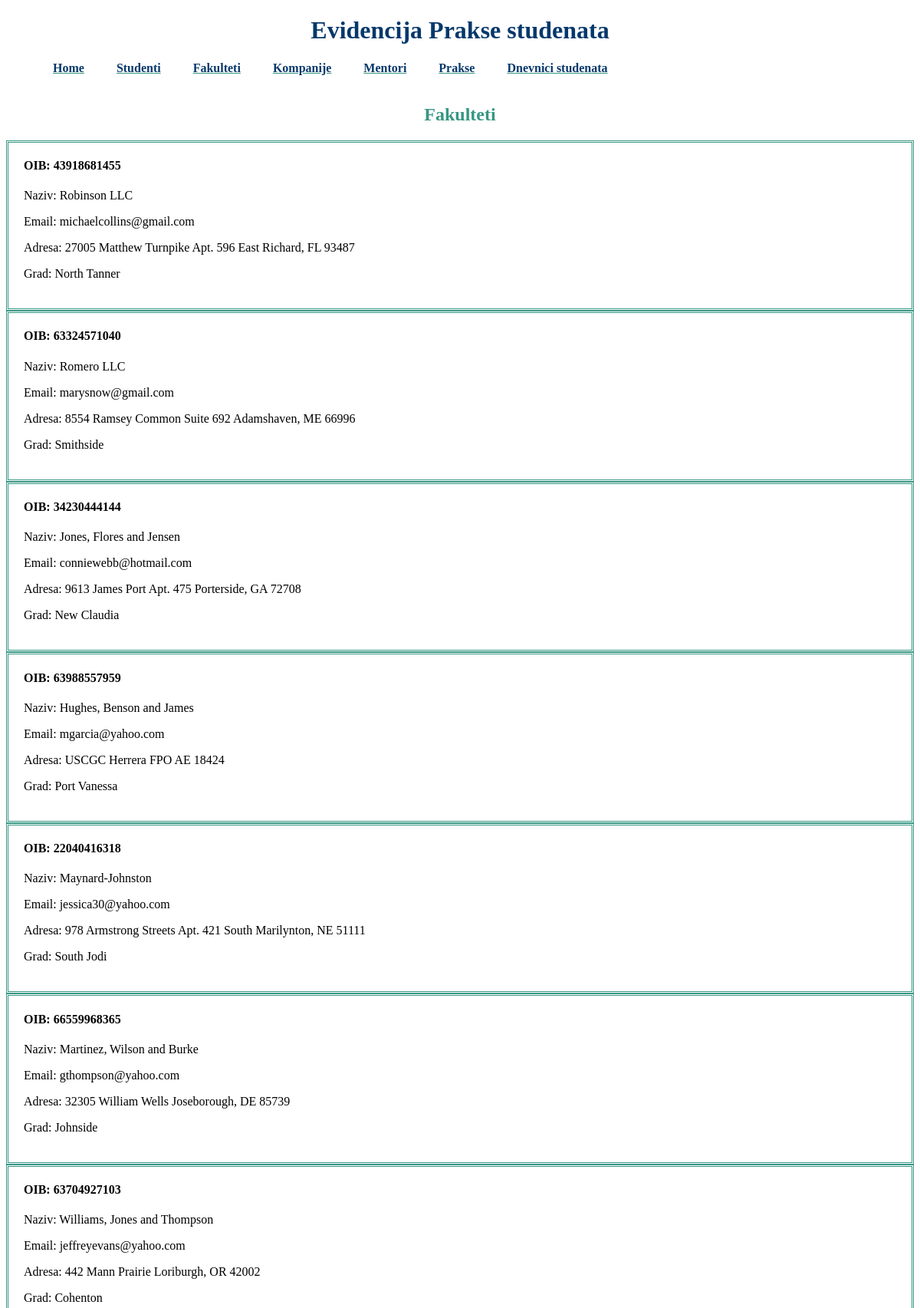
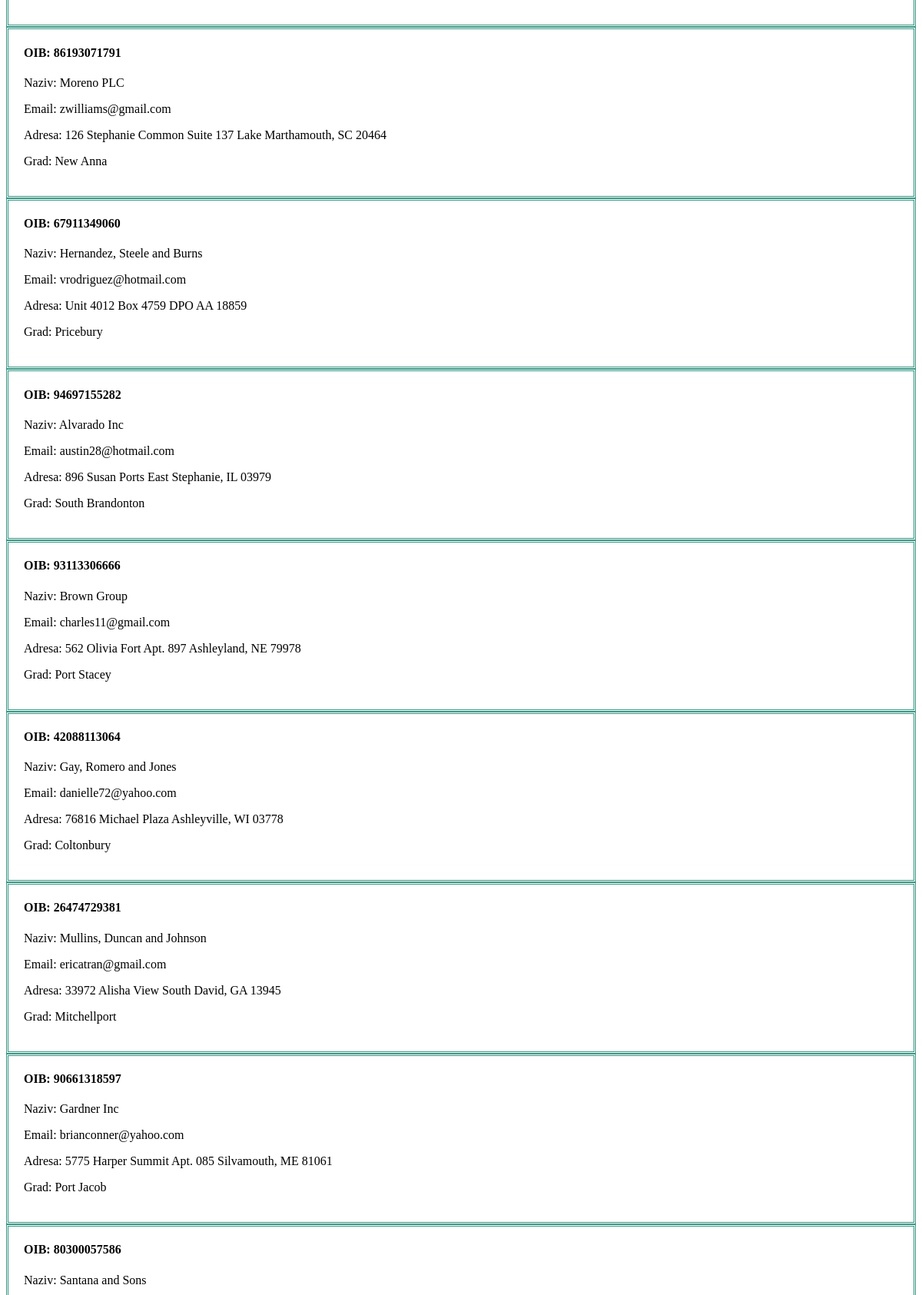
/fakulteti (upper part), run on the app's committed database (2 pictures, top to bottom).
### main/models.py (models this page shows, shortened)
class Fakultet(models.Model):
    fakultet_OIB=models.CharField(max_length=11, primary_key=True, validators=[MinLengthValidator(11)])
    fakultet_naziv=models.CharField(max_length=100)
    fakultet_email=models.EmailField()
    fakultet_adresa=models.CharField(max_length=50)
    fakultet_grad=models.CharField(max_length=50)

### main/views.py (the view)
# urls.py: path('fakulteti', FakultetList.as_view()),
class FakultetList(ListView):
    model=Fakultet

### main/templates/main/fakultet_list.html
{% extends "base_generic.html" %}
{% block content %}
<br><br>
<h2>Fakulteti</h2>
{% for fakultet in fakultet_list %}
    <div class="fakultet">
        <h4>OIB: {{fakultet.fakultet_OIB}}</h4>
        <p>Naziv: {{fakultet.fakultet_naziv}}</p>
        <p>Email: {{fakultet.fakultet_email}}</p>
        <p>Adresa: {{fakultet.fakultet_adresa}}</p>
        <p>Grad: {{fakultet.fakultet_grad}}</p>
    </div>
{% endfor %}
{% endblock %}

### main/static/style.css (style rules this page uses)
h2 { text-align: center; color:#379683; }
.fakultet { border-color: #379683; border-style: double; padding-left: 20px; padding-right: 20px; padding-bottom: 20px; }

### data on the page
Fakultet: fakultet_OIB "43918681455", fakultet_naziv "Robinson LLC", fakultet_email "michaelcollins@gmail.com", fakultet_adresa "27005 Matthew Turnpike Apt. 596 East Richard, FL 93487", fakultet_grad "North Tanner"
Fakultet: fakultet_OIB "63324571040", fakultet_naziv "Romero LLC", fakultet_email "marysnow@gmail.com", fakultet_adresa "8554 Ramsey Common Suite 692 Adamshaven, ME 66996", fakultet_grad "Smithside"
Fakultet: fakultet_OIB "34230444144", fakultet_naziv "Jones, Flores and Jensen", fakultet_email "conniewebb@hotmail.com", fakultet_adresa "9613 James Port Apt. 475 Porterside, GA 72708", fakultet_grad "New Claudia"
Fakultet: fakultet_OIB "63988557959", fakultet_naziv "Hughes, Benson and James", fakultet_email "mgarcia@yahoo.com", fakultet_adresa "USCGC Herrera FPO AE 18424", fakultet_grad "Port Vanessa"
Fakultet: fakultet_OIB "22040416318", fakultet_naziv "Maynard-Johnston", fakultet_email "jessica30@yahoo.com", fakultet_adresa "978 Armstrong Streets Apt. 421 South Marilynton, NE 51111", fakultet_grad "South Jodi"
Fakultet: fakultet_OIB "66559968365", fakultet_naziv "Martinez, Wilson and Burke", fakultet_email "gthompson@yahoo.com", fakultet_adresa "32305 William Wells Joseborough, DE 85739", fakultet_grad "Johnside"
Fakultet: fakultet_OIB "63704927103", fakultet_naziv "Williams, Jones and Thompson", fakultet_email "jeffreyevans@yahoo.com", fakultet_adresa "442 Mann Prairie Loriburgh, OR 42002", fakultet_grad "Cohenton"
Fakultet: fakultet_OIB "86193071791", fakultet_naziv "Moreno PLC", fakultet_email "zwilliams@gmail.com", fakultet_adresa "126 Stephanie Common Suite 137 Lake Marthamouth, SC 20464", fakultet_grad "New Anna"
Fakultet: fakultet_OIB "67911349060", fakultet_naziv "Hernandez, Steele and Burns", fakultet_email "vrodriguez@hotmail.com", fakultet_adresa "Unit 4012 Box 4759 DPO AA 18859", fakultet_grad "Pricebury"
Fakultet: fakultet_OIB "94697155282", fakultet_naziv "Alvarado Inc", fakultet_email "austin28@hotmail.com", fakultet_adresa "896 Susan Ports East Stephanie, IL 03979", fakultet_grad "South Brandonton"
Fakultet: fakultet_OIB "93113306666", fakultet_naziv "Brown Group", fakultet_email "charles11@gmail.com", fakultet_adresa "562 Olivia Fort Apt. 897 Ashleyland, NE 79978", fakultet_grad "Port Stacey"
Fakultet: fakultet_OIB "42088113064", fakultet_naziv "Gay, Romero and Jones", fakultet_email "danielle72@yahoo.com", fakultet_adresa "76816 Michael Plaza Ashleyville, WI 03778", fakultet_grad "Coltonbury"
Fakultet: fakultet_OIB "26474729381", fakultet_naziv "Mullins, Duncan and Johnson", fakultet_email "ericatran@gmail.com", fakultet_adresa "33972 Alisha View South David, GA 13945", fakultet_grad "Mitchellport"
Fakultet: fakultet_OIB "90661318597", fakultet_naziv "Gardner Inc", fakultet_email "brianconner@yahoo.com", fakultet_adresa "5775 Harper Summit Apt. 085 Silvamouth, ME 81061", fakultet_grad "Port Jacob"
Fakultet: fakultet_OIB "80300057586", fakultet_naziv "Santana and Sons"
